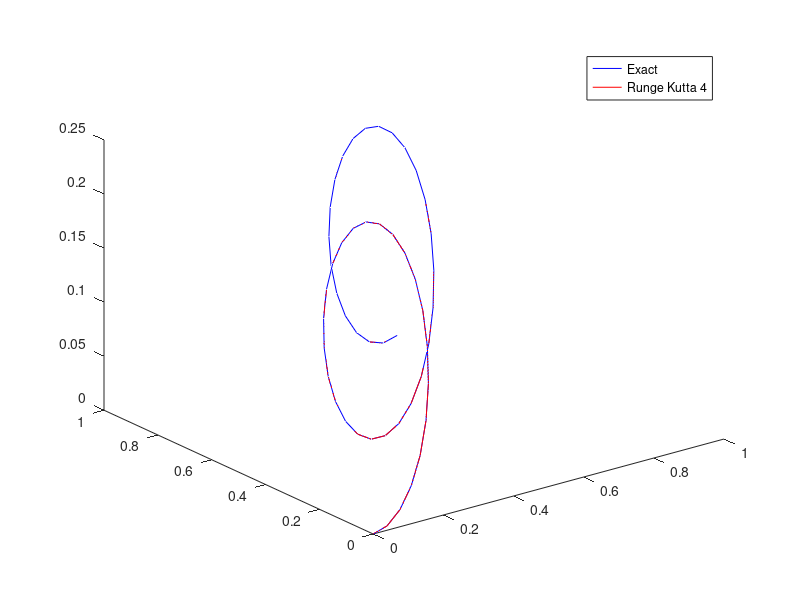
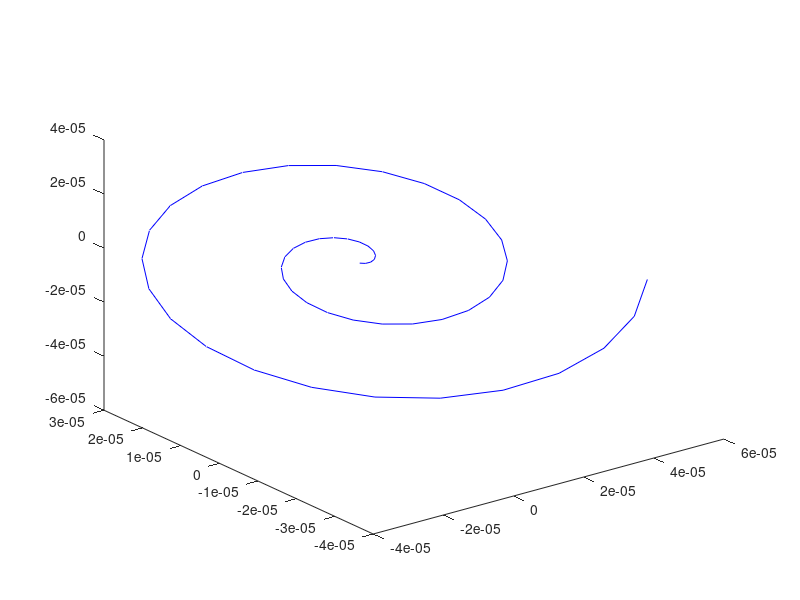
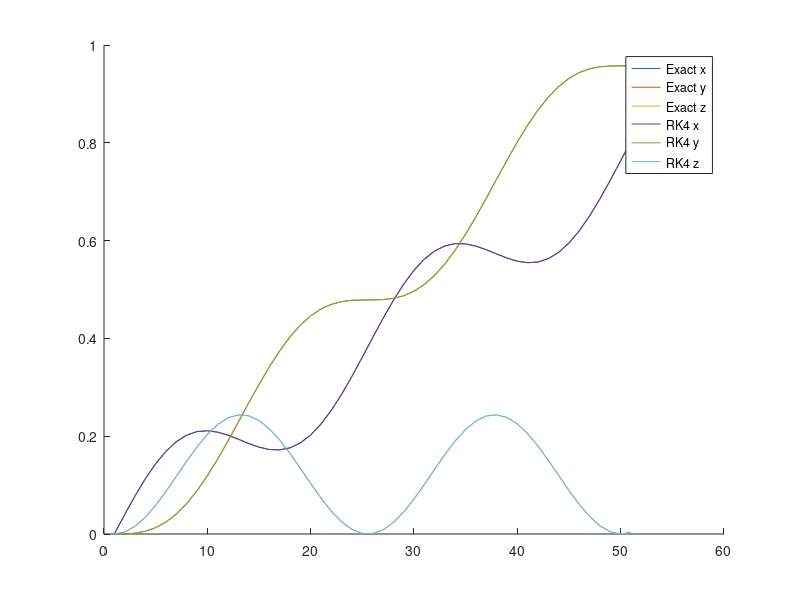
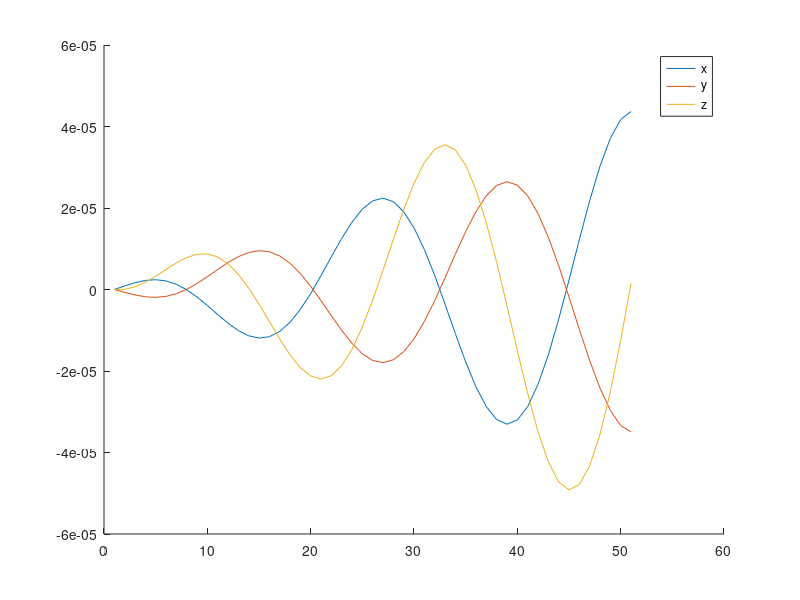

The MATLAB script that drew these images, in order:
clear all
close all

%% load files
exact = load('ExC2Exact_int');
RK4 = load('ExC2RK4_int');


%% Plot both results and the difference

diff = exact.traj - RK4.traj;

figure('Name','Simulation results')
plot3(exact.traj(1,:),exact.traj(2,:),exact.traj(3,:),'b-')
hold on
plot3(RK4.traj(1,:),RK4.traj(2,:),RK4.traj(3,:),'r-')
legend('Exact','Runge Kutta 4')

figure('Name','Difference Exact - RK4')
plot3(diff(1,:),diff(2,:),diff(3,:),'b-')

figure('Name','Exact - RK4 - componentwise')
hold on
plot(exact.traj(1,:))
plot(exact.traj(2,:))
plot(exact.traj(3,:))
plot(RK4.traj(1,:))
plot(RK4.traj(2,:))
plot(RK4.traj(3,:))
legend('Exact x', 'Exact y', 'Exact z', 'RK4 x', 'RK4 y', 'RK4 z')


figure('Name','Difference Exact - RK4 - componentwise')
hold on
plot(diff(1,:))
plot(diff(2,:))
plot(diff(3,:))
legend('x', 'y', 'z')


